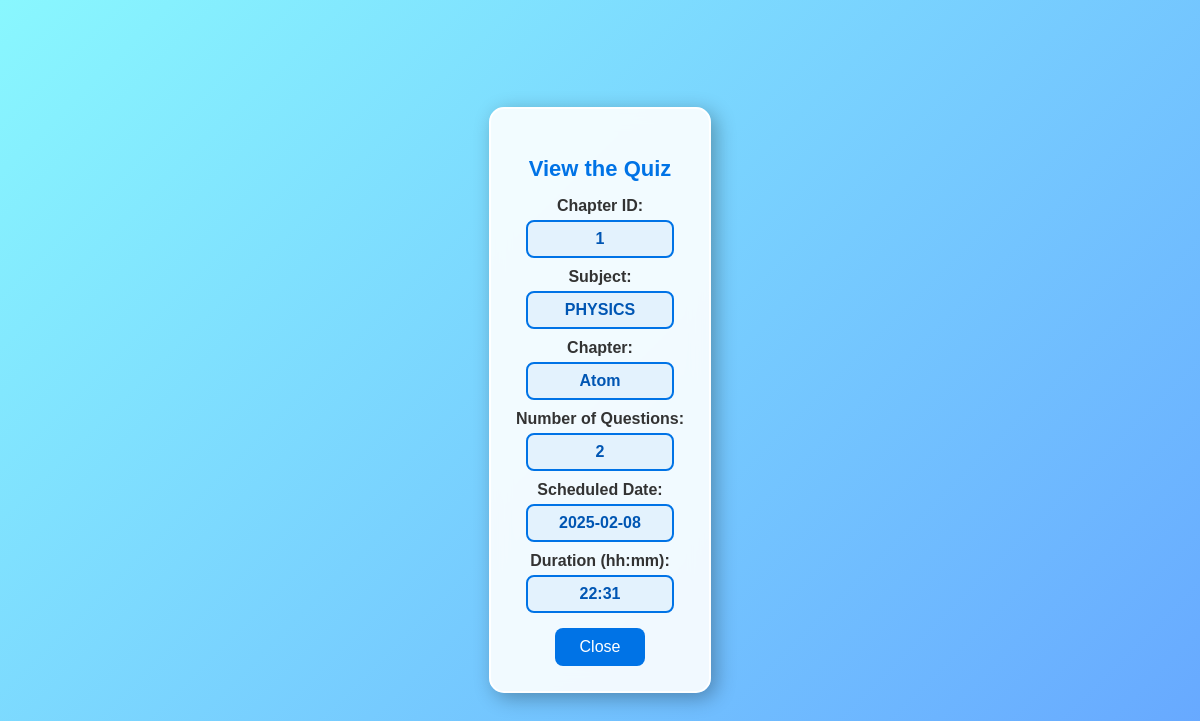
/view_details/1/1, run on an earlier commit of the app's database.
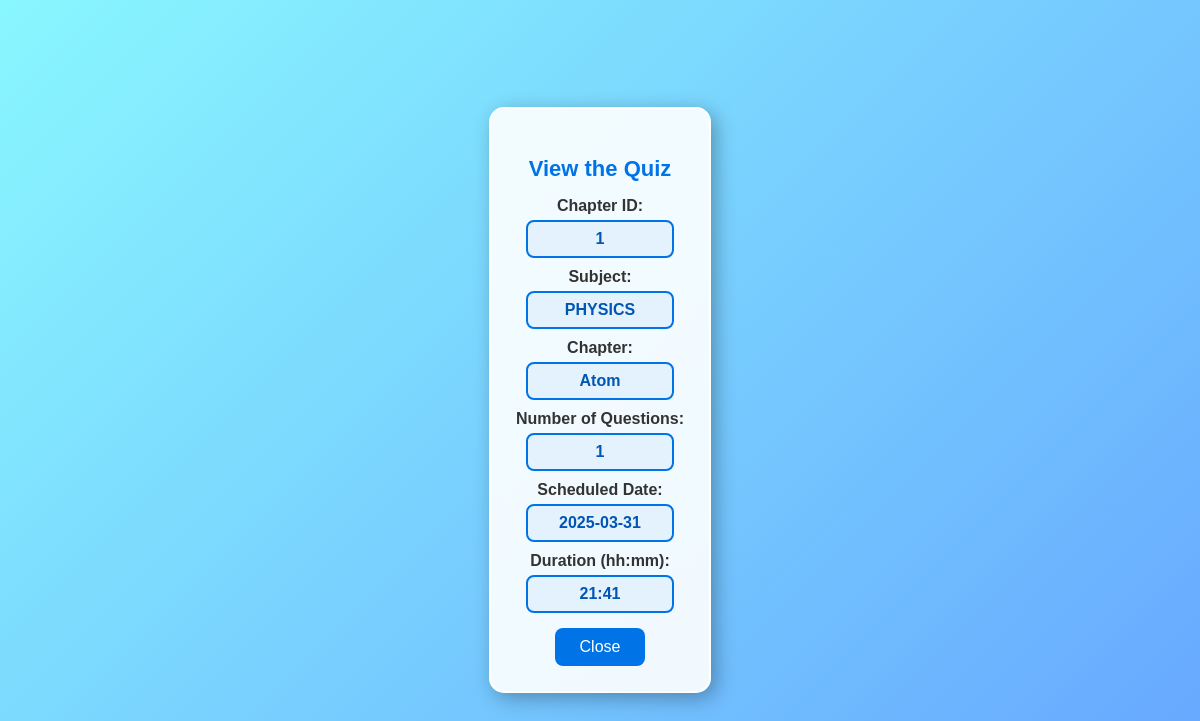
And on a later commit of the database.
### backend/models.py (models this page shows)
class Quiz(db.Model):#class name should start with capital letter,tablename should start with small letter
    __tablename__ = 'quiz'
    quiz_id=db.Column(db.Integer, primary_key=True,autoincrement=True)#iska student id se kuch lena dena nahi hai
    chapter_id=db.Column(db.Integer, db.ForeignKey('chapters.chapter_id'), nullable=False)
    date_quiz=db.Column(db.String(80), nullable=False)
    time_duration=db.Column(db.Integer, nullable=False)
    chapter_name=db.Column(db.String(80) , nullable=False)#remember it has relationship with chapters tables as of chapter_name
    questions_of_a_quiz_id = db.relationship('Questions', cascade='all, delete', backref='quiz', lazy=True)# it tells all the questions of a quiz(here we are getting quiz through quiz id)

### backend/controlers.py (the view)
@app.route("/view_details/<int:chapter_id>/<int:user_id>")
def view_details(chapter_id,user_id):
    user=Admin_User_Details.query.filter_by(id=user_id).first().Full_name
    chapter=Chapters.query.filter_by(chapter_id=chapter_id).first()
    quiz=Quiz.query.filter_by(chapter_id=chapter_id).first()
    subject_id=chapter.subject_id
    subject=Subjects.query.filter_by(subject_id=subject_id).first()
    subject_name=subject.subject_name
    subjects=Subjects.query.all()
    question_counts = {}
    subject=Subjects.query.all()
    chapter=Chapters.query.all()
    for subject in subjects:
        for chapter in subject.chapters_of_a_subject_id:
            count = Questions.query.filter_by(chapter_id=chapter.chapter_id).count()
            question_counts[chapter.chapter_id] = count # Store count for each chapter and creating dictionary
    return render_template("1a_view_details.html",user_id=user_id,chapter_id=chapter_id,chapter=chapter,quiz=quiz,subject_name=subject_name,user=user,question_counts=question_counts)

### templates/1a_view_details.html (shortened to what this page needs)
<!DOCTYPE html>
<html lang="en">
<head>
</head>
<body>
    <div class="container">
        <h3>View the Quiz</h3>
        <label>Chapter ID:</label>
        <span class="input-box">{{chapter_id}}</span>
        <label>Subject:</label>
        <span class="input-box">{{subject_name}}</span>
        <label>Chapter:</label>
        <span class="input-box">{{quiz.chapter_name}}</span>
        <label>Number of Questions:</label>
        <span class="input-box">{{question_counts[quiz.chapter_id]}}</span>
        <label>Scheduled Date:</label>
        <span class="input-box">{{quiz.date_quiz}}</span>
        <label>Duration (hh:mm):</label>
        <span class="input-box">{{quiz.time_duration}}</span>
        <br>
        </a><button class="button" onclick="window.location.href = '/user_home/{{user}}';"  >Close</button>
    </div>
</body>
</html>

What changed in the data, as far as the page shows it:
changed Quiz "Atom": chapter (not shown) → "1"; date_quiz "2025-02-08" → "2025-03-31"; time_duration "22:31" → "21:41"
Also different on the page:
{{ question_counts[quiz.chapter_id] }}: "2" → (not shown)
